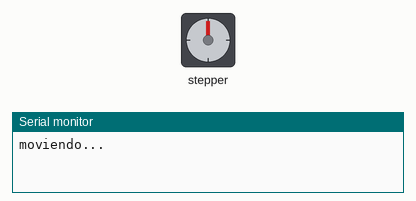
This sketch was run on a simulated Arduino Uno, built with avr-gcc and run on an emulated ATmega328P. On the bench: stepper motor, the last lines printed to the serial monitor. Stepper angles assume 200 steps per turn.

Above: at 0.18 s.
At 9.82 s:
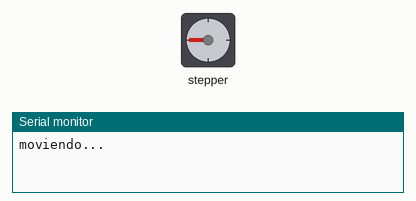
At 19.8 s:
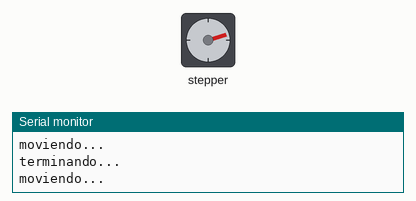
At 39.84 s:
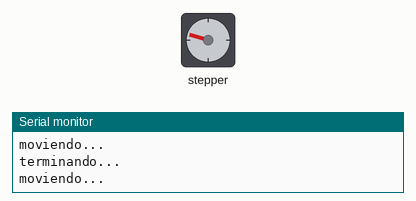
Timing chart, 0 to 40.0 s (numbered marks = the images above):
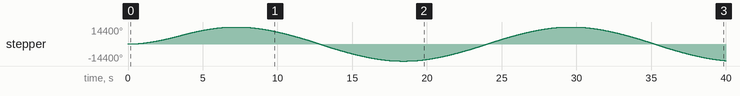

The sketch:

Blocking.ino
```cpp
// (licence header left out)
#include <AccelStepper.h>

//AccelStepper stepper(AccelStepper::DRIVER, 9, 8); // CLK+(paso) -> pin 8 --- CW+(direccion) -> pin 9
AccelStepper stepper(2, 9, 8);


void setup(){
  Serial.begin(57600);
  stepper.setMaxSpeed(10000.0);
  stepper.setSpeed(9000);
  stepper.setAcceleration(1000);
}

int range = 8000;

void loop()
{
    Serial.println("moviendo...");
    stepper.runToNewPosition(range);
    delay(500);
    stepper.runToNewPosition(-range);
    Serial.println("terminando...");
    delay(500);
}
```

Measured:
- by itself, stepper: turns 14400° clockwise in 6.9 s, then 28800° counter-clockwise in 10.7 s, then 28800° clockwise in 10.7 s, then 28487° counter-clockwise in 10.1 s
